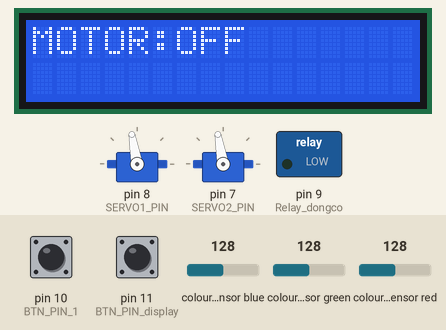
The sketch below on a simulated Arduino Nano, built with avr-gcc and run on an emulated ATmega328P. On the bench: 16×2 character LCD, 2 × servo, switched loads named in the sketch (green lamp = pin HIGH). Wiring (inferred from the names in the program): TCS3200 colour sensor: output pin 4; S2 pin 3; S3 pin 2; S0 pin 5; S1 pin 6. The test bench sets the inputs (shaded band); at power-on: pin 10 (BTN_PIN_1) HIGH, pin 11 (BTN_PIN_display) HIGH, colour sensor blue 128, colour sensor green 128, colour sensor red 128. Pins used as bus, display or sensor lines are not drawn.

Above: at 1.2 s.
1.3 s: pin 10 (BTN_PIN_1) pulled LOW for 1 s
At 3.3 s:
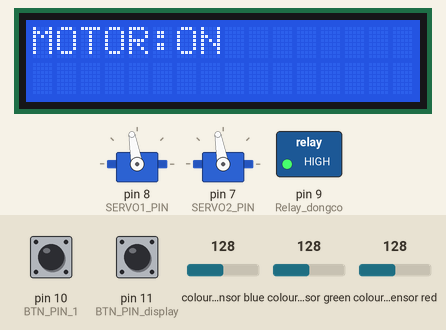
3.8 s: pin 11 (BTN_PIN_display) pulled LOW for 0.15 s
At 4.8 s:
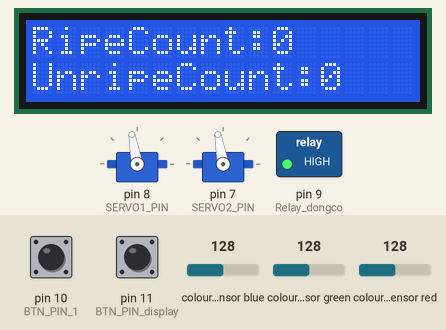
5.4 s: pin 11 (BTN_PIN_display) pulled LOW for 1 s
At 7.3 s:
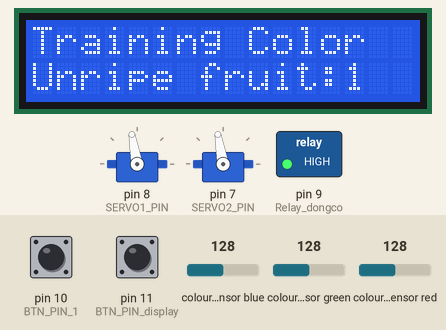
7.9 s: pin 11 (BTN_PIN_display) pulled LOW for 0.15 s
At 9.0 s:
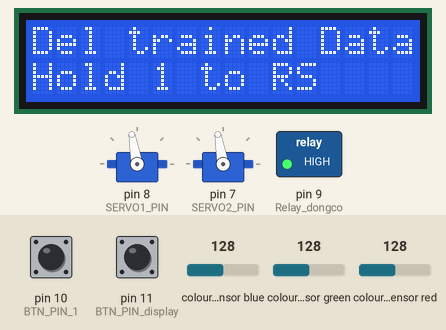
9.5 s: pin 11 (BTN_PIN_display) pulled LOW for 3.2 s
At 13.7 s:
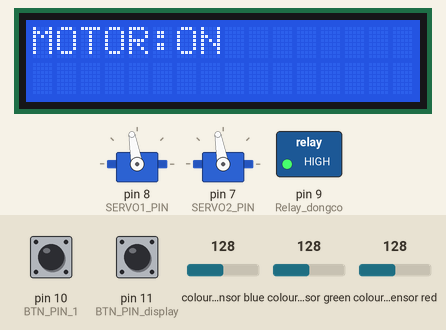
14.2 s: pin 11 (BTN_PIN_display) pulled LOW for 0.15 s
At 15.0 s:
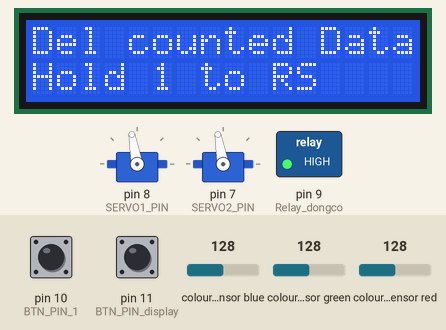
Timing chart, 0 to 16.8 s (numbered marks = the images above; inputs shaded):
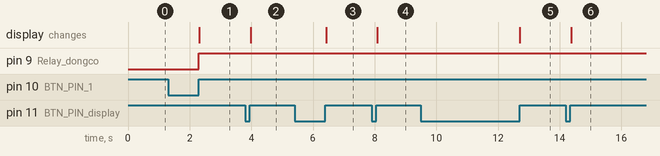

The sketch:

RipenFruitDetector.ino
```cpp
#include <EEPROM.h>
#include <LiquidCrystal_I2C.h>
#include <Servo.h>  // Thêm thư viện Servo

LiquidCrystal_I2C lcd(0x27, 16, 2);
#define S0_PIN 5  // Sensor pin S0
#define S1_PIN 6
#define S2_PIN 3
#define S3_PIN 2
#define OUT_PIN 4
#define BTN_PIN_1 10        // Training button
#define BTN_PIN_display 11  // Display toggle button
#define Relay_dongco 9      // Motor relay
#define GND 12              // Infrared sensor
#define IR2 A6              // Hồng ngoại phát hiện quả trong buồng đo
#define SERVO1_PIN 8        // Chân điều khiển servo
#define SERVO2_PIN 7        // Chân điều khiển servo
Servo myServo1, myServo2;   // Khởi tạo servo

// Constants for color training
const int maxColors = 70;
int trainedR[maxColors], trainedG[maxColors], trainedB[maxColors];
int colorCount = 0, display_count = 0;
int qua_xanh = 0, qua_chin = 0;
bool isStart = false, isOn = false;
int speed = 255;
void setup() {
  lcd.init();
  lcd.backlight();

  pinMode(S0_PIN, OUTPUT);
  pinMode(S1_PIN, OUTPUT);
  pinMode(S2_PIN, OUTPUT);
  pinMode(S3_PIN, OUTPUT);
  pinMode(OUT_PIN, INPUT);
  pinMode(IR2, INPUT);
  pinMode(GND, OUTPUT);
  digitalWrite(GND, LOW);
  pinMode(Relay_dongco, OUTPUT);
  pinMode(BTN_PIN_1, INPUT_PULLUP);

  pinMode(BTN_PIN_display, INPUT_PULLUP);
  //digitalWrite(Relay_dongco, HIGH);
  digitalWrite(S0_PIN, HIGH);
  digitalWrite(S1_PIN, LOW);

  myServo1.attach(SERVO1_PIN);  // Khởi động servo
  myServo2.attach(SERVO2_PIN);
  myServo1.write(100);  // Đặt servo ở vị trí trung gian ban đầu
  myServo2.write(100);
  //Serial.begin(9600);

  // Load trained colors from EEPROM
  loadColorsFromEEPROM();
}

void loop() {
  if (digitalRead(BTN_PIN_display) == LOW) {
    while (digitalRead(BTN_PIN_display) == LOW) {}
    display_count = (display_count + 1) % 6;  // Cycle through display screens
    lcd.clear();                              // Clear the screen when changing display screens
  }

  display();

  // Phát hiện quả và đọc màu nếu quả đang ở trong buồng đo
  // if (digitalRead(IR2) == LOW) {  // IR2 phát hiện quả
  //  delay(500);                   // Đợi ổn định khi quả đến vị trí đo màu

  //}

  delay(500);
}

void display() {
  switch (display_count) {
    case 0:
      displayHomeScreen();
      break;
    case 1:
      displayFruitCounter();
      break;
    case 2:
      displayTrainingScreen();
      break;
    case 3:
      displayResetTrainingPrompt();
      break;
    case 5:
      displayResetCountPrompt();
      break;
    default:
      displayHomeScreen();
      break;
  }
}

void displayHomeScreen() {
  if (digitalRead(BTN_PIN_1) == LOW) {
    while (digitalRead(BTN_PIN_1) == LOW) {}
    // analogWrite(Relay_dongco, !digitalRead(Relay_dongco));  // Toggle motor relay
    isOn = !isOn;
    if (isOn) {
      analogWrite(Relay_dongco, 255);

    } else {
      analogWrite(Relay_dongco, 0);
    }
  }

  lcd.setCursor(0, 0);
  lcd.print("MOTOR:");
  lcd.print(digitalRead(Relay_dongco) == HIGH ? "ON " : "OFF");
  readColor();  // Đọc màu của quả
}

void displayFruitCounter() {

  lcd.setCursor(0, 0);
  lcd.print("RipeCount:");
  lcd.print(qua_chin);
  lcd.print("   ");
  lcd.setCursor(0, 1);
  lcd.print("UnripeCount:");
  lcd.print(qua_xanh);
  lcd.print("   ");
  readColor();  // Đọc màu của quả
}

void displayTrainingScreen() {
  if (digitalRead(BTN_PIN_1) == LOW) {
    while (digitalRead(BTN_PIN_1) == LOW) {}
    trainingColor();
  }

  lcd.setCursor(0, 0);
  lcd.print("Training Color   ");

  lcd.setCursor(0, 1);
  if (colorCount < 35) {

    lcd.print("Unripe fruit:");
    lcd.print(colorCount + 1);
    lcd.print("   ");
  } else if (colorCount < maxColors) {
    lcd.print("Ripe fruit:");
    lcd.print(colorCount - 34);
    lcd.print("   ");
  } else {
    lcd.print("Training Full   ");
  }
}

void displayResetTrainingPrompt() {
  if (digitalRead(BTN_PIN_1) == LOW) {
    delay(4000);  // Long press
    while (digitalRead(BTN_PIN_1) == LOW) {
      resetEEPROM();
      lcd.clear();
      lcd.setCursor(0, 0);
      lcd.print("Done!!!        ");
    }
  }

  lcd.setCursor(0, 0);
  lcd.print("Del trained Data?");
  lcd.setCursor(0, 1);
  lcd.print("Hold 1 to RS");
}

void displayResetCountPrompt() {
  if (digitalRead(BTN_PIN_1) == LOW) {
    delay(4000);  // Long press
    while (digitalRead(BTN_PIN_1) == LOW) {
      qua_chin = 0;
      qua_xanh = 0;
      lcd.clear();
      lcd.setCursor(0, 0);
      lcd.print("Done!!!        ");
    }
  }

  lcd.setCursor(0, 0);
  lcd.print("Del counted Data?");
  lcd.setCursor(0, 1);
  lcd.print("Hold 1 to RS");
}

void trainingColor() {
  if (colorCount < maxColors) {
    trainedR[colorCount] = process_red_value();
    delay(100);
    trainedG[colorCount] = process_green_value();
    delay(100);
    trainedB[colorCount] = process_blue_value();
    delay(100);

    saveColorToEEPROM(colorCount);
    colorCount++;
  } else {
    //Serial.println("Maximum number of colors trained.");
  }
}

void readColor() {
  int r = process_red_value();
  delay(2);
  int g = process_green_value();
  delay(2);
  int b = process_blue_value();
  delay(2);

  bool colorMatched = false;
  for (int i = 0; i < colorCount; i++) {
    if (abs(r - trainedR[i]) < 10 && abs(g - trainedG[i]) < 10 && abs(b - trainedB[i]) < 10) {
      if (i < 35) {
        qua_xanh++;
        myServo1.write(60);  // Quả xanh đi thẳng
        myServo2.write(60);  // Quả xanh đi thẳng
      } else if (i >= 35 && i < 70) {
        qua_chin++;
        myServo1.write(100);  // Quả chín gạt sang phải-
        myServo2.write(100);  // Quả chín gạt sang phải
      } else {
        myServo1.write(135);  // Quả chín gạt sang phải
        myServo2.write(135);  // Quả chín gạt sang phải
      }
      colorMatched = true;
      delay(2500);          // Thời gian chờ để servo giữ vị trí
      myServo1.write(100);  // Đặt lại servo về vị trí ban đầu
      myServo2.write(100);  // Đặt lại servo về vị trí ban đầu
      break;
    }
  }

  if (!colorMatched) {
    //Serial.println("Color does not match any trained colors");
  }
}

void saveColorToEEPROM(int index) {
  int address = index * 3;
  EEPROM.write(address, trainedR[index]);
  EEPROM.write(address + 1, trainedG[index]);
  EEPROM.write(address + 2, trainedB[index]);
}

void loadColorsFromEEPROM() {
  colorCount = 0;  // Reset color count before loading
  for (int i = 0; i < maxColors; i++) {
    int address = i * 3;
    trainedR[i] = EEPROM.read(address);
    trainedG[i] = EEPROM.read(address + 1);
    trainedB[i] = EEPROM.read(address + 2);
    if (trainedR[i] != 255 || trainedG[i] != 255 || trainedB[i] != 255) {  // Uninitialized check
      colorCount++;
    }
  }
  //Serial.print("Loaded ");
  //Serial.print(colorCount);
  //Serial.println(" colors from EEPROM.");
}

void resetEEPROM() {
  //Serial.println("Đang xóa dữ liệu EEPROM...");
  for (int i = 0; i < maxColors * 3; i++) {
    EEPROM.write(i, 255);  // Reset tất cả địa chỉ trong EEPROM về 255
  }
  colorCount = 0;  // Đặt lại số lượng màu đã huấn luyện
  qua_xanh = 0;    // Đặt lại bộ đếm quả xanh
  qua_chin = 0;    // Đặt lại bộ đếm quả chín
  //Serial.println("Hoàn thành xóa EEPROM.");

  loadColorsFromEEPROM();
}

int process_red_value() {
  digitalWrite(S2_PIN, LOW);
  digitalWrite(S3_PIN, LOW);
  return pulseIn(OUT_PIN, LOW);
}

int process_green_value() {
  digitalWrite(S2_PIN, HIGH);
  digitalWrite(S3_PIN, HIGH);
  return pulseIn(OUT_PIN, LOW);
}

int process_blue_value() {
  digitalWrite(S2_PIN, LOW);
  digitalWrite(S3_PIN, HIGH);
  return pulseIn(OUT_PIN, LOW);
}
```

Measured:
- after the input at 1.3 s, pin 9 (Relay_dongco): LOW → HIGH after 1.0 s; the display: changes after 1.0 s (image 1)
- after the input at 3.8 s, the display: changes after 0.18 s (image 2)
- after the input at 5.4 s, the display: changes after 1.0 s (image 3)
- after the input at 7.9 s, the display: changes after 0.18 s (image 4)
- after the input at 9.5 s, the display: changes after 3.2 s (image 5)
- after the input at 14.2 s, the display: changes after 0.18 s (image 6)
